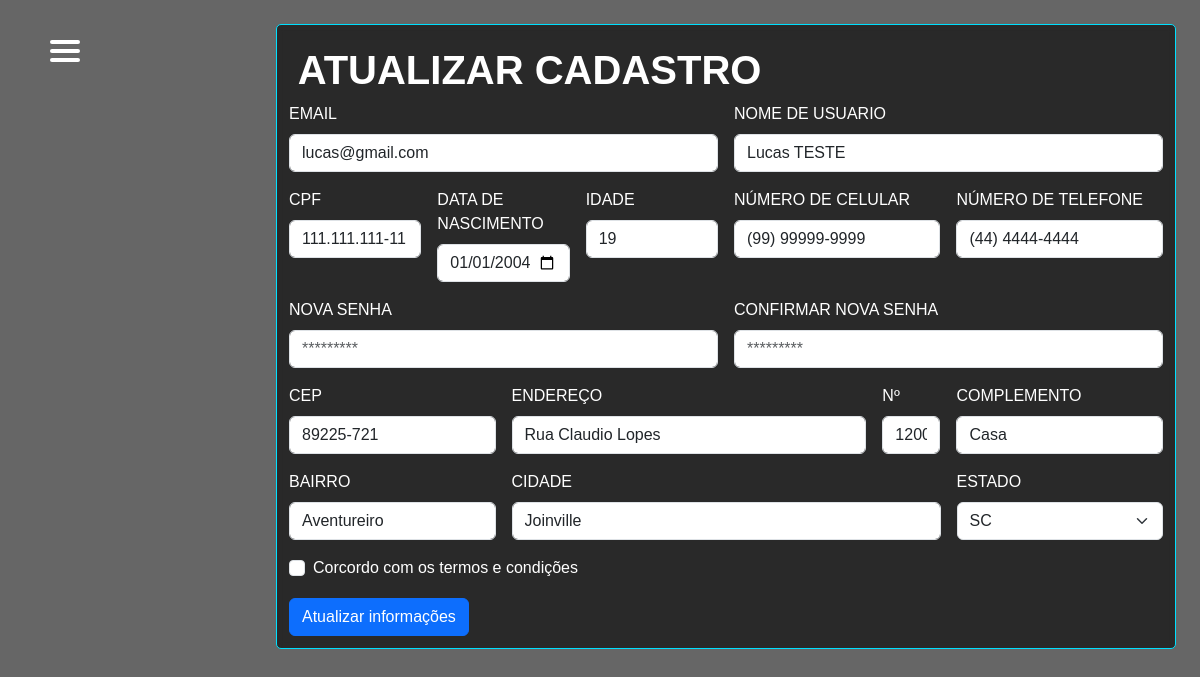
Screenshot of /view/perfil.php (signed in) with the database file from the repository.
### tables this page shows
CREATE TABLE usuarios(
id_user int NOT NULL PRIMARY KEY AUTO_INCREMENT,
cpf varchar(15),
data_nasc date,
idade int,
username varchar(100),
email varchar(150),
pass_key varchar(200),
cellphone varchar(15),
telephone varchar(15),
address varchar(200),
number_home int (10),
complement varchar(200),
district varchar(100),
city varchar(100),
state varchar(2),
zip varchar(10), 
data_reg datetime,
sts int);

### view/perfil.php (the view, shortened to what this page needs)
<?php
require_once 'header.php';
require_once '../config/conexao.php';
$username = $_SESSION['username'];
$sql = "SELECT * FROM usuarios
WHERE username = '" . $username . "' ";
$result = mysqli_query($conn, $sql);
$dados_user = mysqli_fetch_array($result);
?>
<div class="container-detail">
  <h1 class='title'>ATUALIZAR CADASTRO</h1>
  <form class="row g-3 needs-validation" action="../config/update_dados.php" method="POST" novalidate>
    <div class="col-md-6">
      <label for="inputEmail" class="form-label">EMAIL</label>
      <input type="text" class="form-control" id="inputEmail" name="inputEmail" value="<?php echo $dados_user[5]; ?>" required>
    </div>
    <div class="col-md-6">
      <label for="inputUser" class="form-label">NOME DE USUARIO</label>
      <input type="text" class="form-control" id="inputUser" name="inputUser" value="<?php echo $dados_user[4]; ?>" required>
    </div>
    <div class="col-md-2">
      <label for="cpf" class="form-label">CPF</label>
      <input type="text" class="form-control" id="cpf" name="cpf" value="<?php echo $dados_user[1]; ?>" placeholder="Ex: 000.000.000-00" maxlength="14" required>
    </div>
    <div class="col-md-2">
      <label for="dateN" class="form-label">DATA DE NASCIMENTO</label>
      <input type="date" class="form-control" id="dateN" name="dateN" onblur="calculaIdade()" value="<?php echo $dados_user[2]; ?>" onblur="teste()" required>
    </div>
    <div class="col-md-2">
      <label for="idade" class="form-label">IDADE</label>
      <input type="text" class="form-control" id="idade" name="idade" value="<?php echo $dados_user[3];?>" readonly>
    </div>
    <div class="col-3">
      <label for="inputCellphone" class="form-label">NÚMERO DE CELULAR</label>
      <input type="text" class="form-control" id="inputCellphone" name="inputCellphone" placeholder="(47) 9 9999-9999" maxlength="15" value="<?php echo $dados_user[7]; ?>">
    </div>
    <div class="col-3">
      <label for="inputTelephone" class="form-label">NÚMERO DE TELEFONE</label>
      <input type="text" class="form-control" id="inputTelephone" name="inputTelephone" placeholder="(47) 3333-3333" maxlength="14" value="<?php echo $dados_user[8]; ?>">
    </div>
    <div class="col-md-6">
      <label for="inputPassword4" class="form-label">NOVA SENHA</label>
      <input type="password" class="form-control" id="inputPassword" placeholder="*********" name="inputPassword">
    </div>
    <div class="col-md-6">
      <label for="inputPassword5" class="form-label">CONFIRMAR NOVA SENHA</label>
      <input type="password" class="form-control" id="inputPassworC" placeholder="*********" name="inputPasswordC">
    </div>
    <div class="col-md-3">
      <label for="inputZip" class="form-label">CEP</label>
      <input type="text" class="form-control" id="inputZip" name="inputZip" placeholder="Ex: 12345-777" maxlength="9" value="<?php echo $dados_user[15]; ?>" aria-describedby="validationServer05Feedback" required>
    </div>
    <div class="col-md-5">
      <label for="inputAddress" class="form-label">ENDEREÇO</label>
      <input type="text" class="form-control" id="inputAddress" placeholder="1234 Main St" name="inputAddress" value="<?php echo $dados_user[9]; ?>" aria-describedby="validationServer03Feedback" required>
    </div>
    <div class="col-md-1">
      <label for="inputNumber" class="form-label">Nº</label>
      <input type="text" class="form-control" id="inputNumber" placeholder=" 800" name="inputNumber" value="<?php echo $dados_user[10]; ?>" aria-describedby="validationServer03Feedback" required>
    </div>
    <div class="col-md-3">
      <label for="inputComplement" class="form-label">COMPLEMENTO</label>
      <input type="text" class="form-control" id="inputComplement" placeholder="Apartment, studio, or floor" name="inputComplement" value="<?php echo $dados_user[11]; ?>" aria-describedby="validationServer03Feedback" required>
    </div>
    <div class="col-md-3">
      <label for="inputDistrict" class="form-label">BAIRRO</label>
      <input type="text" class="form-control" id="inputDistrict" name="inputDistrict" value="<?php echo $dados_user[12]; ?>" aria-describedby="validationServer03Feedback" required>
    </div>
    <div class="col-md-6">
      <label for="inputCity" class="form-label">CIDADE</label>
      <input type="text" class="form-control" id="inputCity" name="inputCity" placeholder="Ex: São-Paulo" value="<?php echo $dados_user[13]; ?>" aria-describedby="validationServer03Feedback" required>
    </div>
    <div class="col-md-3">
      <label for="inputState" class="form-label">ESTADO</label>
      <select class="form-select" id="inputState" name="inputState" aria-describedby="validationServer04Feedback" required>
        <?php
        if ($dados_user[14]) {
          echo '<option value="">' . $dados_user[14] . '</option>';
        } else {
          echo '<option value="">Selecione</option>';
        }
        ?>
      </select>
    </div>
    <div class="col-12">
      <div class="form-check">
        <input class="form-check-input" type="checkbox" value="" id="invalidCheck" required>
        <label class="form-check-label" for="invalidCheck">
          Corcordo com os termos e condições
        </label>
      </div>
    </div>
    <div class="col-12">
      <button class="btn btn-primary" type="submit">Atualizar informações</button>
    </div>
  </form>
</div>
</body>
</html>

### assets/css/index.css (style rules this page uses)
* { margin: 0; padding: 0; box-sizing: border-box; }
body { background: linear-gradient(rgba(0, 0, 0, 0.6), rgba(0, 0, 0, 0.6)), url(/assets/images/lindo-carro-no-servico-de-lavagem.jpg); background-size: cover; font-family: "Avenir Next", "Avenir", sans-serif; }
.title { font-weight: bold; margin: 1%; }
.container-detail { display: flex; flex-wrap: wrap; background-color: #8b8b8b; width: 75%; height: auto; padding: 1%; margin: 2% 0 1% 23%; background-color: transparent; border: #00E0FF 1px solid; border-radius: 5px; background-color: rgba(0, 0, 0, 0.6); color: #FFFF; backdrop-filter: blur(0.2rem); }

### rows the page displays
usuarios: inputEmail "lucas@gmail.com", inputUser "Lucas TESTE", cpf "111.111.111-11", dateN "01/01/2004", idade "19", inputCellphone "(99) 99999-9999", inputTelephone "(44) 4444-4444", inputZip "89225-721", inputAddress "Rua Claudio Lopes", inputNumber "1200", inputComplement "Casa", inputDistrict "Aventureiro", inputCity "Joinville", inputState "SC"
